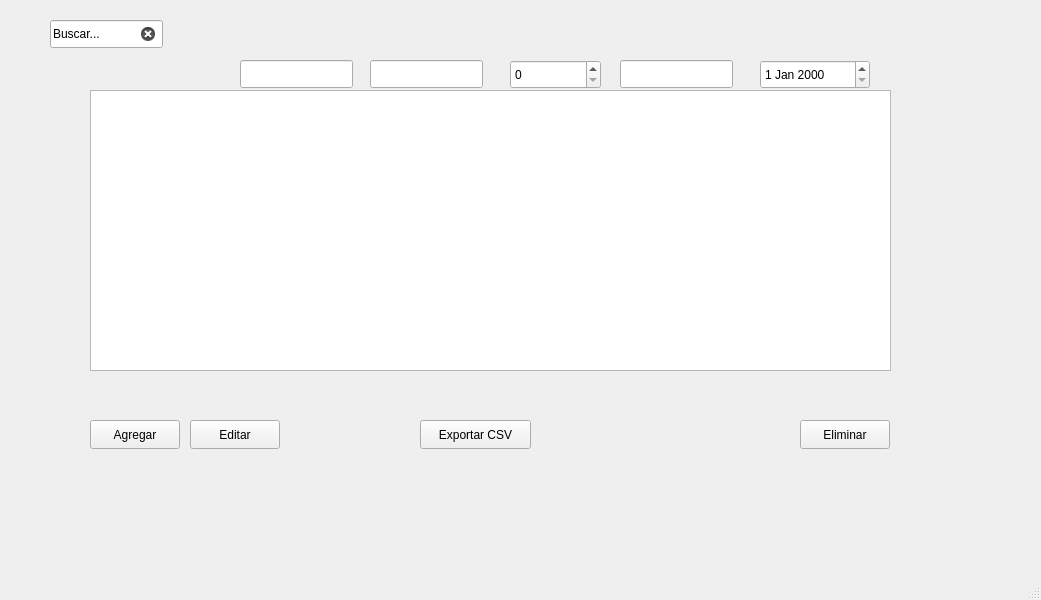
<?xml version="1.0" encoding="UTF-8"?>
<ui version="4.0">
 <class>MainWindow</class>
 <widget class="QMainWindow" name="MainWindow">
  <property name="geometry">
   <rect>
    <x>0</x>
    <y>0</y>
    <width>1041</width>
    <height>600</height>
   </rect>
  </property>
  <property name="windowTitle">
   <string>MainWindow</string>
  </property>
  <widget class="QWidget" name="centralwidget">
   <widget class="QLineEdit" name="txtBuscar">
    <property name="geometry">
     <rect>
      <x>50</x>
      <y>20</y>
      <width>113</width>
      <height>28</height>
     </rect>
    </property>
    <property name="text">
     <string>Buscar...</string>
    </property>
    <property name="frame">
     <bool>true</bool>
    </property>
    <property name="readOnly">
     <bool>false</bool>
    </property>
    <property name="clearButtonEnabled">
     <bool>true</bool>
    </property>
   </widget>
   <widget class="QTableWidget" name="tablaArticulos">
    <property name="geometry">
     <rect>
      <x>90</x>
      <y>90</y>
      <width>801</width>
      <height>281</height>
     </rect>
    </property>
   </widget>
   <widget class="QPushButton" name="btnAgregar">
    <property name="geometry">
     <rect>
      <x>90</x>
      <y>420</y>
      <width>90</width>
      <height>29</height>
     </rect>
    </property>
    <property name="text">
     <string>Agregar</string>
    </property>
   </widget>
   <widget class="QPushButton" name="btnEliminar">
    <property name="geometry">
     <rect>
      <x>800</x>
      <y>420</y>
      <width>90</width>
      <height>29</height>
     </rect>
    </property>
    <property name="text">
     <string>Eliminar</string>
    </property>
   </widget>
   <widget class="QPushButton" name="btnExportar">
    <property name="geometry">
     <rect>
      <x>420</x>
      <y>420</y>
      <width>111</width>
      <height>29</height>
     </rect>
    </property>
    <property name="text">
     <string>Exportar CSV</string>
    </property>
   </widget>
   <widget class="QLineEdit" name="txtNombre">
    <property name="geometry">
     <rect>
      <x>240</x>
      <y>60</y>
      <width>113</width>
      <height>28</height>
     </rect>
    </property>
   </widget>
   <widget class="QLineEdit" name="txtTipo">
    <property name="geometry">
     <rect>
      <x>370</x>
      <y>60</y>
      <width>113</width>
      <height>28</height>
     </rect>
    </property>
   </widget>
   <widget class="QSpinBox" name="spinCantidad">
    <property name="geometry">
     <rect>
      <x>510</x>
      <y>60</y>
      <width>91</width>
      <height>29</height>
     </rect>
    </property>
   </widget>
   <widget class="QLineEdit" name="txtUbicacion">
    <property name="geometry">
     <rect>
      <x>620</x>
      <y>60</y>
      <width>113</width>
      <height>28</height>
     </rect>
    </property>
   </widget>
   <widget class="QDateEdit" name="dateFecha">
    <property name="geometry">
     <rect>
      <x>760</x>
      <y>60</y>
      <width>110</width>
      <height>29</height>
     </rect>
    </property>
   </widget>
   <widget class="QPushButton" name="btnEditar">
    <property name="geometry">
     <rect>
      <x>190</x>
      <y>420</y>
      <width>90</width>
      <height>29</height>
     </rect>
    </property>
    <property name="text">
     <string>Editar</string>
    </property>
   </widget>
  </widget>
  <widget class="QMenuBar" name="menubar">
   <property name="geometry">
    <rect>
     <x>0</x>
     <y>0</y>
     <width>1041</width>
     <height>25</height>
    </rect>
   </property>
  </widget>
  <widget class="QStatusBar" name="statusbar"/>
 </widget>
 <resources/>
 <connections/>
</ui>
